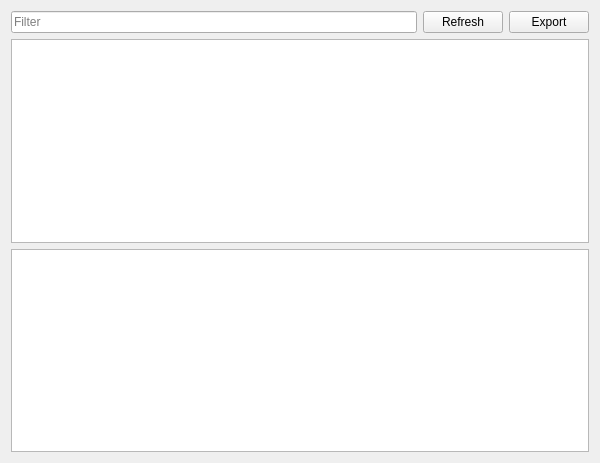
<?xml version="1.0" encoding="UTF-8"?>
<ui version="4.0">
 <class>QAppListClass</class>
 <widget class="QWidget" name="QAppListClass">
  <property name="geometry">
   <rect>
    <x>0</x>
    <y>0</y>
    <width>600</width>
    <height>463</height>
   </rect>
  </property>
  <property name="windowTitle">
   <string>QAppList</string>
  </property>
  <layout class="QVBoxLayout" name="verticalLayout">
   <item>
    <layout class="QHBoxLayout" name="horizontalLayout">
     <item>
      <widget class="QLineEdit" name="filterexp">
       <property name="placeholderText">
        <string>Filter</string>
       </property>
      </widget>
     </item>
     <item>
      <widget class="QPushButton" name="RefreshBtn">
       <property name="text">
        <string>Refresh</string>
       </property>
      </widget>
     </item>
     <item>
      <widget class="QPushButton" name="exportBtn">
       <property name="text">
        <string>Export</string>
       </property>
      </widget>
     </item>
    </layout>
   </item>
   <item>
    <widget class="QTableView" name="procssTableView"/>
   </item>
   <item>
    <widget class="QTableView" name="appTableView"/>
   </item>
  </layout>
 </widget>
 <layoutdefault spacing="6" margin="11"/>
 <resources>
  <include location="qapplist.qrc"/>
 </resources>
 <connections/>
</ui>
